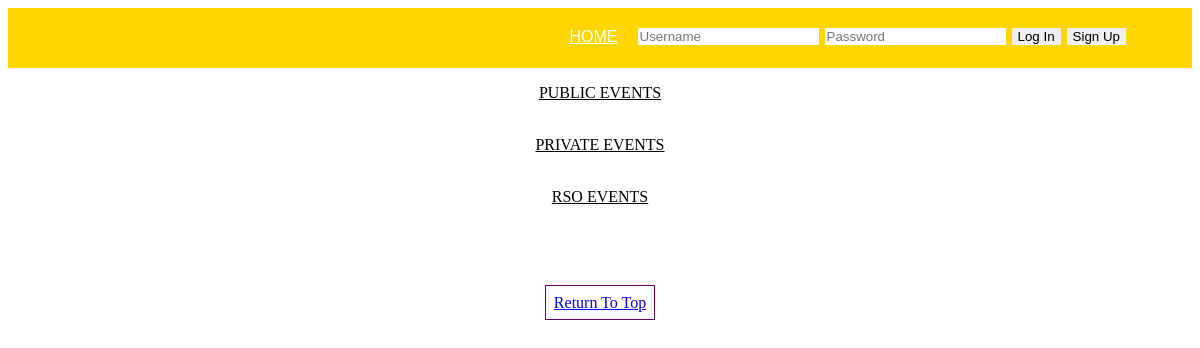
Before: /viewEvents.php with the older database file.
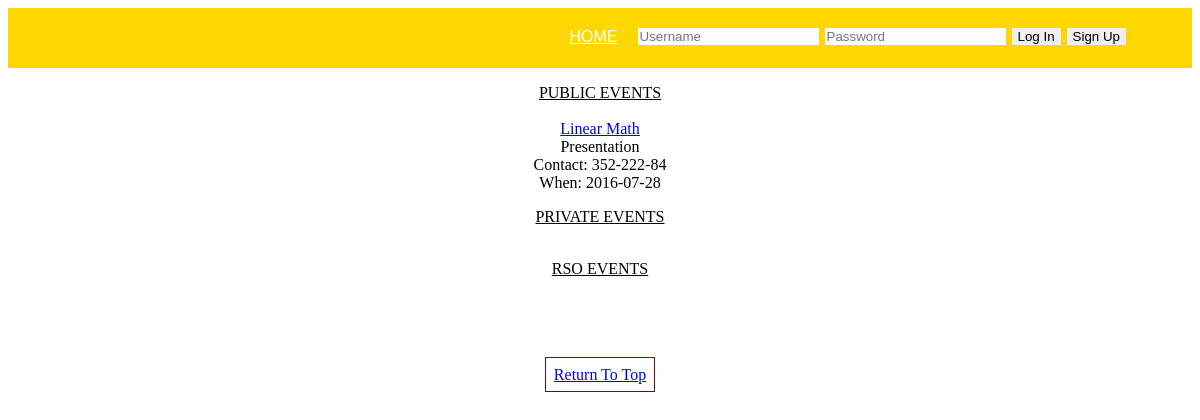
After: the same page with the newer database file.
### tables this page shows
CREATE TABLE `my_event` (
  `evt_id` int(11) NOT NULL,
  `evt_time` time NOT NULL,
  `evt_comment` text NOT NULL,
  `evt_date` date NOT NULL,
  `evt_contact` varchar(10) NOT NULL,
  `evt_name` varchar(50) NOT NULL,
  `evt_description` varchar(50) DEFAULT NULL,
  `location` varchar(50) NOT NULL
);

### viewEvents.php (the view, shortened to what this page needs)
<?php
	include ("header.php");
	function listPublicEvents() {
		include "dbhandler.php";
		try
		{
			$dbh = new PDO("mysql:host=$server;dbname=$db_name", $user, $pass);
			$dbh->setAttribute(PDO::ATTR_ERRMODE, PDO::ERRMODE_EXCEPTION);
			$stmt = $dbh->prepare("SELECT e.evt_name, e.evt_description, e.evt_date, e.evt_contact, e.evt_id FROM my_event e, public p WHERE e.evt_id = p.evt_id");
			$stmt->execute();
			while($row = $stmt->fetch(PDO::FETCH_ASSOC)){
				$evt_id = $row['evt_id'];
				echo "<a href='events.php?evt_id=$evt_id'>" . $row['evt_name'] . "</a><br>" . $row['evt_description'] . "<br>" . "Contact: " . $row['evt_contact'] . "<br>" . "When: " . $row['evt_date'] . "<br>";
			}
		}
		catch(Exception $e){
			echo 'We are unable to process your request. Please try again later';
		}
	}
?>
	<center><p class="body"><U>PUBLIC EVENTS</U>
	<br><br>
		<?php
			if(isset($_SESSION['user_id']) && $_SESSION['user_priv'] == 3){
				listPublicEvents();
			}
			elseif(!isset($_SESSION['user_id'])){
				listPublicEvents();
			}
		?>
	<div id="page">
	<center><p class="body"> <U>PRIVATE EVENTS</U>
	<br><br>
	</p>
		<center><p class="body"> <U>RSO EVENTS</U>
		<br><br>
	</p>
		<br>
		<br><br><center><div class="logo"><a href="viewEvents.php" style="border:1.5px;
		border-style:solid; border-color:#660066; padding: .5em;">Return To Top</a></div></center>
		<br>
		</p>
</body>

Changed rows visible on the page:
added my_event: evt_name "Linear Math", evt_description "Presentation", evt_contact "352-222-84", evt_date "2016-07-28"
